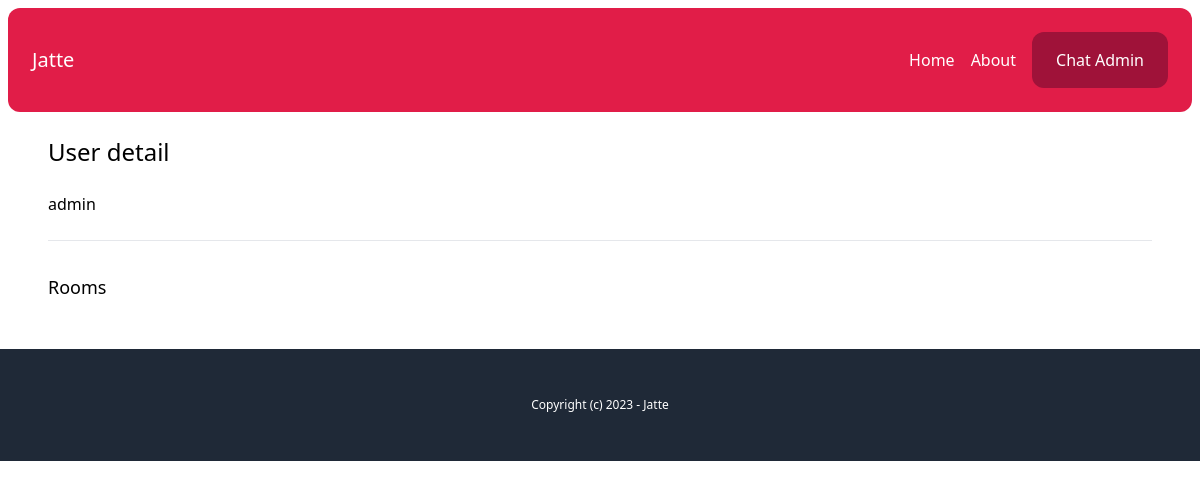
Before: /chat-admin/users/6aaf5a42-7c56-4b12-afab-a7e29df4ad82/ (signed in) with the older database file.
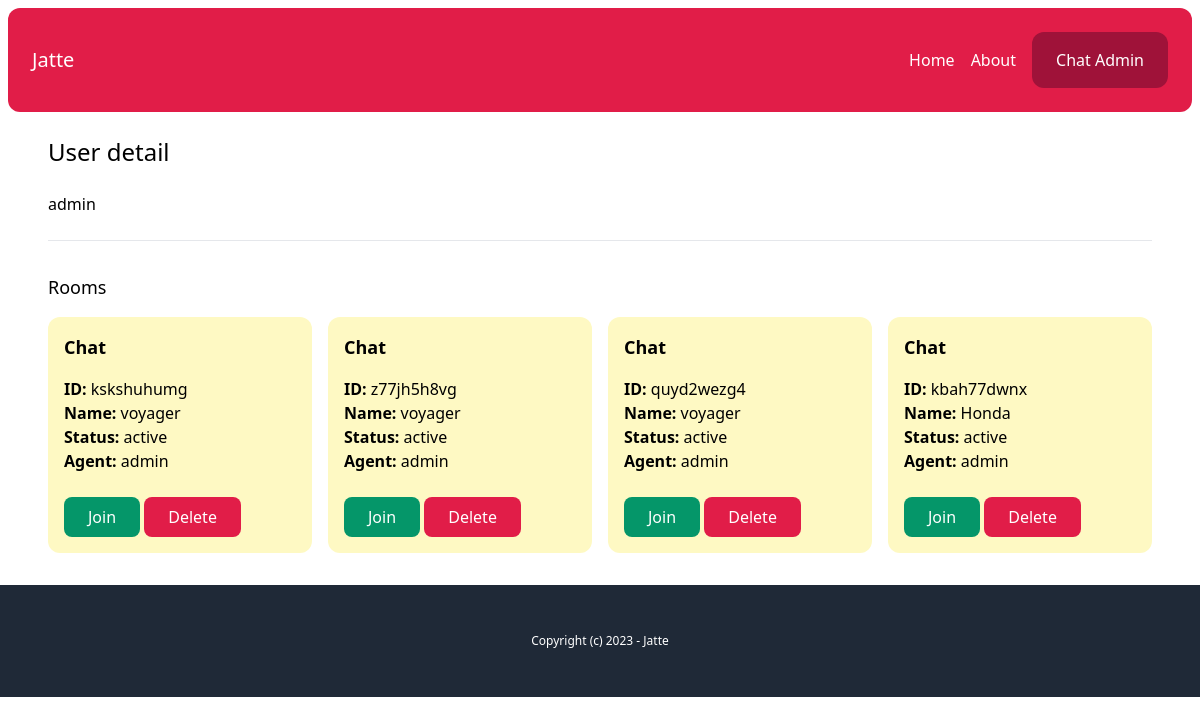
After: the same page with the newer database file.
### chat/models.py (models this page shows, shortened)
class Room(models.Model):
    WAITING = "waiting"
    ACTIVE = "active"
    CLOSED = "closed"
    CHOICES_STATUS = [(WAITING, "Waiting"), (ACTIVE, "Active"), (CLOSED, "Closed")]
    uuid = models.CharField(max_length=255)
    client = models.CharField(max_length=255)
    agent = models.ForeignKey(
        User, related_name="rooms", blank=True, null=True, on_delete=models.SET_NULL
    )
    messages = models.ManyToManyField(Message, blank=True)
    url = models.CharField(max_length=255, blank=True, null=True)
    status = models.CharField(max_length=20, choices=CHOICES_STATUS, default=WAITING)
    created_at = models.DateTimeField(auto_now_add=True)
    class Meta:
        ordering: ["-created_at"]

### account/models.py (models this page shows)
class User(AbstractBaseUser, PermissionsMixin):
    AGENT = 'agent'
    MANAGER = 'manager'
    ROLES_CHOICES = (
        (AGENT, 'Agent'),
        (MANAGER, 'Manager'),
    )
    id = models.UUIDField(primary_key=True, default=uuid.uuid4, editable=False)
    email = models.EmailField(unique=True)
    name = models.CharField(max_length=255, blank=True, default='')
    role = models.CharField(max_length=20, choices=ROLES_CHOICES, default=AGENT)
    is_active = models.BooleanField(default=True)
    is_superuser = models.BooleanField(default=False)
    is_staff = models.BooleanField(default=False)
    date_joined = models.DateTimeField(default=timezone.now)
    last_login = models.DateTimeField(blank=True, null=True)
    objects = CustomUserManager()
    USERNAME_FIELD = 'email'
    EMAIL_FIELD = 'email'
    REQUIRED_FIELDS = ['name']

### chat/views.py (the view)
# urls.py: path("chat-admin/users/<uuid:uuid>/", views.user_detail, name="user_detail"),
@login_required
def user_detail(request, uuid):
    user = User.objects.get(pk=uuid)
    rooms = user.rooms.all()
    return render(
        request,
        "chat/user_detail.html",
        {
            "user": user,
            "rooms": rooms,
        },
    )

### chat/templates/chat/user_detail.html
{% extends 'core/base.html' %} {% block content %}
<h1 class="mb-6 text-2xl">User detail</h1>
{{ user.name }}
<hr class="my-6" />
<div class="mt-8">
  <h2 class="mb-4 text-lg">Rooms</h2>
  {% include 'chat/partials/room_list.html' %}
</div>
{% endblock %}

### chat/templates/chat/partials/room_list.html
<div class="grid grid-cols-4 gap-4">
  {% for room in rooms %}
  <div
    class="p-4 rounded-xl {% if room.status == 'waiting' %} bg-emerald-100 {% elif room.status == 'active' %} bg-yellow-100 {% else%} bg-gray-100 {% endif %}"
  >
    <h3 class="mb-4 text-lg font-semibold">Chat</h3>
    <p>
      <b>ID: </b> {{ room.uuid }} <br />
      <b>Name: </b> {{ room.client }} <br />
      <b>Status: </b> {{ room.status }} <br />
      <b>Agent: </b> {% firstof room.agent.name 'None yet...' %} <br />
    </p>
    <a
      href="{%  url 'chat:room' room.uuid %}"
      class="mt-6 inline-block py-2 px-6 bg-emerald-600 text-white rounded-lg"
      >Join</a
    >
    <a
      href="{%  url 'chat:delete_room' room.uuid %}"
      class="mt-6 inline-block py-2 px-6 bg-rose-600 text-white rounded-lg"
      >Delete</a
    >
  </div>
  {% endfor %}
</div>

Changed rows visible on the page:
now on this page (row edited): Room: uuid "kskshuhumg", client "voyager", status "active", agent.name "admin"
now on this page (row edited): Room: uuid "z77jh5h8vg", client "voyager", status "active", agent.name "admin"
now on this page (row edited): Room: uuid "quyd2wezg4", client "voyager", status "active", agent.name "admin"
now on this page (row edited): Room: uuid "kbah77dwnx", client "Honda", status "active", agent.name "admin"
